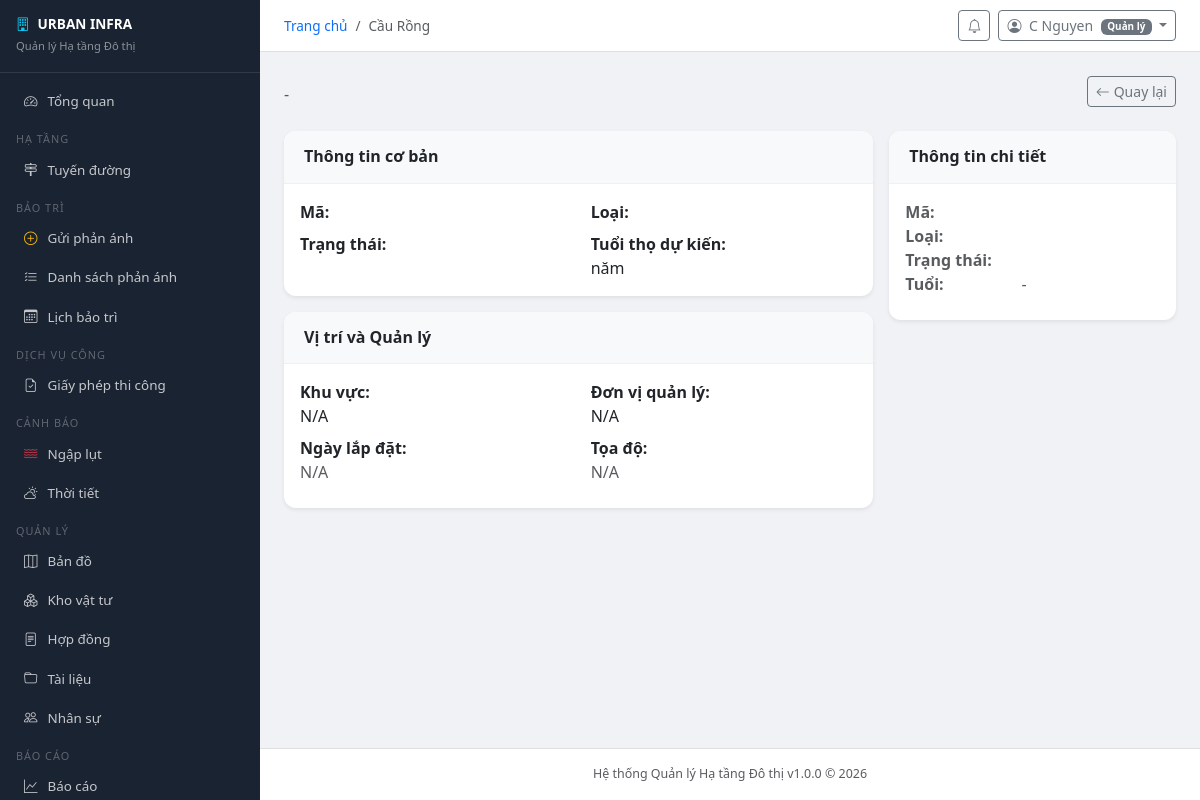
The page /infrastructure/infra/1/ (signed in) on the database its author committed.
### infrastructure/models.py (models this page shows, shortened)
class Infrastructure(models.Model):
    STATUS_CHOICES = [
        ('good', 'Tốt'),
        ('normal', 'Bình thường'),
        ('needs_repair', 'Cần sửa chữa'),
        ('critical', 'Nguy hiểm'),
    ]
    type = models.ForeignKey(InfrastructureType, on_delete=models.CASCADE, verbose_name='Loại')
    name = models.CharField('Tên', max_length=200)
    code = models.CharField('Mã', max_length=50, unique=True)
    status = models.CharField('Trạng thái', max_length=15, choices=STATUS_CHOICES, default='good')
    installed_date = models.DateField('Ngày lắp đặt', null=True, blank=True)
    managing_unit = models.CharField('Đơn vị quản lý', max_length=200, blank=True)
    zone = models.ForeignKey(ManagementZone, on_delete=models.SET_NULL, null=True, blank=True)
    latitude = models.FloatField('Vĩ độ', null=True, blank=True)
    longitude = models.FloatField('Kinh độ', null=True, blank=True)
    description = models.TextField('Mô tả', blank=True)
    expected_lifespan_years = models.IntegerField('Tuổi thọ dự kiến (năm)', default=20)
    notes = models.TextField('Ghi chú', blank=True)
    created_at = models.DateTimeField(auto_now_add=True)
    updated_at = models.DateTimeField(auto_now=True)
    class Meta:
        verbose_name = 'Hạ tầng'
        verbose_name_plural = 'Hạ tầng'
        ordering = ['name']

### accounts/models.py (models this page shows, shortened)
class User(AbstractUser):
    ROLE_CHOICES = [
        ('admin', 'Quản trị viên hệ thống'),
        ('manager', 'Quản lý'),
        ('staff', 'Cán bộ kỹ thuật'),
        ('inspector', 'Kiểm định viên'),
        ('citizen', 'Người dân'),
    ]
    role = models.CharField('Vai trò', max_length=20, choices=ROLE_CHOICES, default='citizen')
    phone = models.CharField('Số điện thoại', max_length=15, blank=True)
    avatar = models.ImageField('Ảnh đại diện', upload_to='avatars/', blank=True, null=True)
    address = models.TextField('Địa chỉ', blank=True)
    district = models.CharField('Quận/Huyện', max_length=100, blank=True)
    ward = models.CharField('Phường/Xã', max_length=100, blank=True)
    is_locked = models.BooleanField('Bị khóa', default=False)
    locked_reason = models.TextField('Lý do khóa', blank=True)
    otp_secret = models.CharField(max_length=32, blank=True)
    two_factor_enabled = models.BooleanField('Xác thực 2 bước', default=False)
    created_at = models.DateTimeField('Ngày tạo', auto_now_add=True)
    updated_at = models.DateTimeField('Cập nhật', auto_now=True)
    class Meta:
        verbose_name = 'Người dùng'
        verbose_name_plural = 'Người dùng'
    @property
    def is_admin(self):
        return self.role == 'admin' or self.is_superuser
    @property
    def is_staff_member(self):
        return self.role in ('admin', 'manager', 'staff', 'inspector')

### infrastructure/views.py (the view)
# urls.py: path('infra/<int:pk>/', views.infrastructure_detail, name='infra_detail'),
@login_required
def infrastructure_detail(request, pk):
    item = get_object_or_404(Infrastructure, pk=pk)
    return render(request, 'infrastructure/infra_detail.html', {'item': item, 'page_title': item.name})

### urban_infra/context_processors.py (called while the page is built)
def global_context(request):
    context = {
        'SYSTEM_NAME': settings.SYSTEM_NAME,
        'SYSTEM_SHORT_NAME': settings.SYSTEM_SHORT_NAME,
        'SYSTEM_VERSION': settings.SYSTEM_VERSION,
    }
    if request.user.is_authenticated:
        from notifications.models import Notification
        context['unread_count'] = Notification.objects.filter(
            recipient=request.user, is_read=False
        ).count()
    return context

### infrastructure/templates/infrastructure/infra_detail.html (shortened to what this page needs)
{% extends "base.html" %}
{% block content %}
<div class="d-flex flex-wrap justify-content-between align-items-center gap-2 mb-4">
  <div>
    <p class="text-muted mb-0">{{ infra.type.name }} - {{ infra.code }}</p>
  </div>
  <div class="d-flex gap-2">
    <a href="{% url 'infrastructure:infra_list' %}" class="btn btn-sm btn-outline-secondary">
      <i class="bi bi-arrow-left me-1"></i>Quay lại
    </a>
  </div>
</div>
<div class="row g-3">
  <div class="col-lg-8">
    <div class="card border-0 shadow-sm mb-3">
      <div class="card-header bg-light">
        <h6 class="mb-0 fw-bold">Thông tin cơ bản</h6>
      </div>
      <div class="card-body">
        <div class="row">
          <div class="col-md-6">
            <p class="mb-2">
              <strong>Mã:</strong><br>
            </p>
          </div>
          <div class="col-md-6">
            <p class="mb-2">
              <strong>Loại:</strong><br>
            </p>
          </div>
          <div class="col-md-6">
            <p class="mb-2">
              <strong>Trạng thái:</strong><br>
            </p>
          </div>
          <div class="col-md-6">
            <p class="mb-0">
              <strong>Tuổi thọ dự kiến:</strong><br>
              {{ infra.expected_lifespan_years }} năm
            </p>
          </div>
        </div>
      </div>
    </div>
    <div class="card border-0 shadow-sm mb-3">
      <div class="card-header bg-light">
        <h6 class="mb-0 fw-bold">Vị trí và Quản lý</h6>
      </div>
      <div class="card-body">
        <div class="row">
          <div class="col-md-6">
            <p class="mb-2">
              <strong>Khu vực:</strong><br>
              {{ infra.zone.name|default:"N/A" }}
            </p>
          </div>
          <div class="col-md-6">
            <p class="mb-2">
              <strong>Đơn vị quản lý:</strong><br>
              {{ infra.managing_unit|default:"N/A" }}
            </p>
          </div>
          <div class="col-md-6">
            <p class="mb-2">
              <strong>Ngày lắp đặt:</strong><br>
              {% if infra.installed_date %}
                {{ infra.installed_date|date:"d/m/Y" }}
              {% else %}
                <span class="text-muted">N/A</span>
              {% endif %}
            </p>
          </div>
          <div class="col-md-6">
            <p class="mb-0">
              <strong>Tọa độ:</strong><br>
              {% if infra.latitude and infra.longitude %}
                {{ infra.latitude|floatformat:6 }}, {{ infra.longitude|floatformat:6 }}
              {% else %}
                <span class="text-muted">N/A</span>
              {% endif %}
            </p>
          </div>
        </div>
      </div>
    </div>
  </div>
  <div class="col-lg-4">
    <div class="card border-0 shadow-sm">
      <div class="card-header bg-light">
        <h6 class="mb-0 fw-bold">Thông tin chi tiết</h6>
      </div>
      <div class="card-body">
        <dl class="row mb-0">
          <dt class="col-sm-5 fw-bold text-muted">Mã:</dt>
          <dd class="col-sm-7"><code>{{ infra.code }}</code></dd>
          <dt class="col-sm-5 fw-bold text-muted">Loại:</dt>
          <dd class="col-sm-7">{{ infra.type.name }}</dd>
          <dt class="col-sm-5 fw-bold text-muted">Trạng thái:</dt>
          <dd class="col-sm-7">
          </dd>
          <dt class="col-sm-5 fw-bold text-muted">Tuổi:</dt>
          <dd class="col-sm-7">
            {% if infra.age_years %}
              {{ infra.age_years }} năm
            {% else %}
              <span class="text-muted">-</span>
            {% endif %}
          </dd>
        </dl>
      </div>
    </div>
  </div>
</div>
{% endblock %}

### templates/base.html (shortened to what this page needs)
<!DOCTYPE html>
<html lang="vi">
<head>
<link rel="stylesheet" href="https://cdnjs.cloudflare.com/ajax/libs/bootstrap/5.3.2/css/bootstrap.min.css">
<link rel="stylesheet" href="https://cdnjs.cloudflare.com/ajax/libs/bootstrap-icons/1.11.3/font/bootstrap-icons.min.css">
</head>
<body>
{% if user.is_authenticated %}
<div class="sidebar" id="sidebar">
  <div class="brand">
    <h6><i class="bi bi-building me-2 text-info"></i>{{ SYSTEM_SHORT_NAME }}</h6>
    <small>Quản lý Hạ tầng Đô thị</small>
  </div>
  <nav class="py-2">
    <a href="{% url 'dashboard' %}" class="nav-link"><i class="bi bi-speedometer2"></i>Tổng quan</a>
    <div class="nav-section">Hạ tầng</div>
    <a href="{% url 'infrastructure:road_list' %}" class="nav-link"><i class="bi bi-signpost-2"></i>Tuyến đường</a>
    <div class="nav-section">Bảo trì</div>
    <a href="{% url 'maintenance:request_create' %}" class="nav-link"><i class="bi bi-plus-circle text-warning"></i>Gửi phản ánh</a>
    <a href="{% url 'maintenance:request_list' %}" class="nav-link"><i class="bi bi-list-check"></i>Danh sách phản ánh</a>
    <a href="{% url 'maintenance:schedule_list' %}" class="nav-link"><i class="bi bi-calendar3"></i>Lịch bảo trì</a>
    <div class="nav-section">Dịch vụ công</div>
    <a href="{% url 'permits:list' %}" class="nav-link"><i class="bi bi-file-earmark-check"></i>Giấy phép thi công</a>
    <div class="nav-section">Cảnh báo</div>
    <a href="{% url 'flood:alert_list' %}" class="nav-link"><i class="bi bi-water text-danger"></i>Ngập lụt</a>
    <a href="{% url 'weather:current' %}" class="nav-link"><i class="bi bi-cloud-sun"></i>Thời tiết</a>
    <div class="nav-section">Quản lý</div>
    <a href="{% url 'maps:map' %}" class="nav-link"><i class="bi bi-map"></i>Bản đồ</a>
    <a href="{% url 'inventory:material_list' %}" class="nav-link"><i class="bi bi-boxes"></i>Kho vật tư</a>
    <a href="{% url 'contracts:contract_list' %}" class="nav-link"><i class="bi bi-file-text"></i>Hợp đồng</a>
    <a href="{% url 'documents:list' %}" class="nav-link"><i class="bi bi-folder"></i>Tài liệu</a>
    {% if user.is_staff_member %}
    <a href="{% url 'hr:employee_list' %}" class="nav-link"><i class="bi bi-people"></i>Nhân sự</a>
    {% endif %}
    <div class="nav-section">Báo cáo</div>
    <a href="{% url 'reports:summary' %}" class="nav-link"><i class="bi bi-graph-up"></i>Báo cáo</a>
  </nav>
</div>
<div class="main-content">
  <div class="topbar">
    <div class="d-flex align-items-center gap-3">
      <nav>
        <ol class="breadcrumb mb-0" style="font-size:.85rem">
          <li class="breadcrumb-item"><a href="/" class="text-decoration-none">Trang chủ</a></li>
          {% if page_title %}<li class="breadcrumb-item active">{{ page_title }}</li>{% endif %}
        </ol>
      </nav>
    </div>
    <div class="d-flex align-items-center gap-2">
      <a href="{% url 'notifications:list' %}" class="btn btn-sm btn-outline-secondary position-relative">
        <i class="bi bi-bell"></i>
      </a>
      <div class="dropdown">
        <button class="btn btn-sm btn-outline-secondary dropdown-toggle" data-bs-toggle="dropdown">
          <i class="bi bi-person-circle me-1"></i>
          {{ user.get_full_name|default:user.username }}
          <span class="badge bg-secondary ms-1" style="font-size:.62rem">{{ user.get_role_display }}</span>
        </button>
      </div>
    </div>
  </div>
  <div class="content-area">
{% endif %}
{% block content %}{% endblock %}
{% if user.is_authenticated %}
  </div>
  <footer class="text-center py-3 text-muted"
          style="font-size:.78rem; border-top:1px solid #e0e0e0; background:#fff;">
    {{ SYSTEM_NAME }} v{{ SYSTEM_VERSION }} &copy; {% now "Y" %}
  </footer>
</div>
{% else %}
</div>
{% endif %}
</body>
</html>

### templates/base.html (style rules this page uses)
:root { --sidebar-width: 260px; --sidebar-bg: #1a2332; --sidebar-hover: #2c3e55; }
body { font-family: 'Segoe UI', sans-serif; background: #f0f2f5; }
.sidebar { width: var(--sidebar-width); height: 100vh; background: var(--sidebar-bg); position: fixed; top: 0; left: 0; z-index: 1000; overflow-y: auto; }
.sidebar .brand { padding: 16px; border-bottom: 1px solid rgba(255,255,255,.1); }
.sidebar .brand h6 { color: #fff; font-weight: 700; margin: 0; font-size: .85rem; }
.sidebar .brand small { color: rgba(255,255,255,.5); font-size: .7rem; }
.sidebar .nav-link { color: rgba(255,255,255,.75); padding: 9px 16px; border-radius: 6px; margin: 1px 8px; font-size: .84rem; display: flex; align-items: center; gap: 10px; text-decoration: none; }
.nav-section { color: rgba(255,255,255,.3); font-size: .68rem; text-transform: uppercase; letter-spacing: 1px; padding: 10px 16px 2px; }
.main-content { margin-left: var(--sidebar-width); min-height: 100vh; display: flex; flex-direction: column; }
.topbar { background: #fff; padding: 10px 24px; border-bottom: 1px solid #e0e0e0; display: flex; align-items: center; justify-content: space-between; position: sticky; top: 0; z-index: 100; }
.content-area { padding: 24px; flex: 1; }
.card { border: none; border-radius: 12px; box-shadow: 0 2px 8px rgba(0,0,0,.06); }
.card-header { background: #fff; border-bottom: 1px solid #f0f0f0; border-radius: 12px 12px 0 0 !important; padding: 16px 20px; }

### rows shown on the page
Infrastructure: name "Cầu Rồng"
User: get_full_name "C Nguyen", role "Quản lý"

### other values the page prints
{{ SYSTEM_SHORT_NAME }} "URBAN INFRA"
{{ infra.zone.name|default:"N/A" }} "N/A"
{{ infra.managing_unit|default:"N/A" }} "N/A"
{{ SYSTEM_NAME }} "Hệ thống Quản lý Hạ tầng Đô thị"
{{ SYSTEM_VERSION }} "1.0.0"
